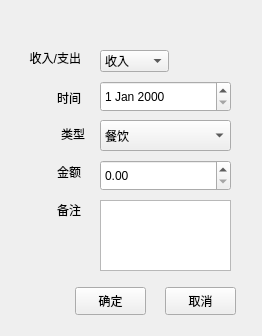
<?xml version="1.0" encoding="UTF-8"?>
<ui version="4.0">
 <class>Sbox</class>
 <widget class="QWidget" name="Sbox">
  <property name="geometry">
   <rect>
    <x>0</x>
    <y>0</y>
    <width>262</width>
    <height>336</height>
   </rect>
  </property>
  <property name="windowTitle">
   <string>宿舍信息盒</string>
  </property>
  <property name="windowIcon">
   <iconset>
    <normaloff>../../../收藏夹/iCloud Photos/Downloads/2019/IMG_0574.PNG</normaloff>../../../收藏夹/iCloud Photos/Downloads/2019/IMG_0574.PNG</iconset>
  </property>
  <widget class="QLabel" name="msg">
   <property name="geometry">
    <rect>
     <x>35</x>
     <y>7</y>
     <width>201</width>
     <height>16</height>
    </rect>
   </property>
   <property name="text">
    <string/>
   </property>
  </widget>
  <widget class="QLabel" name="label_3">
   <property name="geometry">
    <rect>
     <x>10</x>
     <y>126</y>
     <width>75</width>
     <height>16</height>
    </rect>
   </property>
   <property name="text">
    <string>类型</string>
   </property>
   <property name="alignment">
    <set>Qt::AlignRight|Qt::AlignTrailing|Qt::AlignVCenter</set>
   </property>
  </widget>
  <widget class="QPushButton" name="okButton">
   <property name="geometry">
    <rect>
     <x>75</x>
     <y>287</y>
     <width>71</width>
     <height>28</height>
    </rect>
   </property>
   <property name="text">
    <string>确定</string>
   </property>
  </widget>
  <widget class="QLabel" name="label_5">
   <property name="geometry">
    <rect>
     <x>10</x>
     <y>202</y>
     <width>71</width>
     <height>16</height>
    </rect>
   </property>
   <property name="text">
    <string>备注</string>
   </property>
   <property name="alignment">
    <set>Qt::AlignRight|Qt::AlignTrailing|Qt::AlignVCenter</set>
   </property>
  </widget>
  <widget class="QPushButton" name="cancelButton">
   <property name="geometry">
    <rect>
     <x>165</x>
     <y>287</y>
     <width>71</width>
     <height>28</height>
    </rect>
   </property>
   <property name="text">
    <string>取消</string>
   </property>
  </widget>
  <widget class="QLabel" name="label_4">
   <property name="geometry">
    <rect>
     <x>10</x>
     <y>164</y>
     <width>71</width>
     <height>16</height>
    </rect>
   </property>
   <property name="text">
    <string>金额</string>
   </property>
   <property name="alignment">
    <set>Qt::AlignRight|Qt::AlignTrailing|Qt::AlignVCenter</set>
   </property>
  </widget>
  <widget class="QLabel" name="label_2">
   <property name="geometry">
    <rect>
     <x>10</x>
     <y>90</y>
     <width>71</width>
     <height>16</height>
    </rect>
   </property>
   <property name="text">
    <string>时间</string>
   </property>
   <property name="alignment">
    <set>Qt::AlignRight|Qt::AlignTrailing|Qt::AlignVCenter</set>
   </property>
  </widget>
  <widget class="QLabel" name="label">
   <property name="geometry">
    <rect>
     <x>10</x>
     <y>50</y>
     <width>71</width>
     <height>16</height>
    </rect>
   </property>
   <property name="layoutDirection">
    <enum>Qt::LeftToRight</enum>
   </property>
   <property name="text">
    <string>收入/支出</string>
   </property>
   <property name="alignment">
    <set>Qt::AlignRight|Qt::AlignTrailing|Qt::AlignVCenter</set>
   </property>
  </widget>
  <widget class="QDateEdit" name="dateEdit">
   <property name="geometry">
    <rect>
     <x>100</x>
     <y>81</y>
     <width>131</width>
     <height>31</height>
    </rect>
   </property>
  </widget>
  <widget class="QComboBox" name="comboBox">
   <property name="geometry">
    <rect>
     <x>100</x>
     <y>50</y>
     <width>69</width>
     <height>22</height>
    </rect>
   </property>
   <item>
    <property name="text">
     <string>收入</string>
    </property>
   </item>
   <item>
    <property name="text">
     <string>支出</string>
    </property>
   </item>
  </widget>
  <widget class="QTextEdit" name="markTextEdit">
   <property name="geometry">
    <rect>
     <x>100</x>
     <y>200</y>
     <width>131</width>
     <height>71</height>
    </rect>
   </property>
  </widget>
  <widget class="QComboBox" name="comboBox_2">
   <property name="geometry">
    <rect>
     <x>100</x>
     <y>120</y>
     <width>131</width>
     <height>31</height>
    </rect>
   </property>
   <item>
    <property name="text">
     <string>餐饮</string>
    </property>
   </item>
   <item>
    <property name="text">
     <string>购物</string>
    </property>
   </item>
   <item>
    <property name="text">
     <string>交通</string>
    </property>
   </item>
   <item>
    <property name="text">
     <string>零食</string>
    </property>
   </item>
   <item>
    <property name="text">
     <string>运动</string>
    </property>
   </item>
   <item>
    <property name="text">
     <string>娱乐</string>
    </property>
   </item>
   <item>
    <property name="text">
     <string>通讯</string>
    </property>
   </item>
   <item>
    <property name="text">
     <string>服饰</string>
    </property>
   </item>
   <item>
    <property name="text">
     <string>美容</string>
    </property>
   </item>
   <item>
    <property name="text">
     <string>住房</string>
    </property>
   </item>
  </widget>
  <widget class="QDoubleSpinBox" name="moneyDoubleSpinBox">
   <property name="geometry">
    <rect>
     <x>100</x>
     <y>160</y>
     <width>131</width>
     <height>31</height>
    </rect>
   </property>
   <property name="maximum">
    <double>9999999.990000000223517</double>
   </property>
  </widget>
 </widget>
 <resources/>
 <connections/>
</ui>
